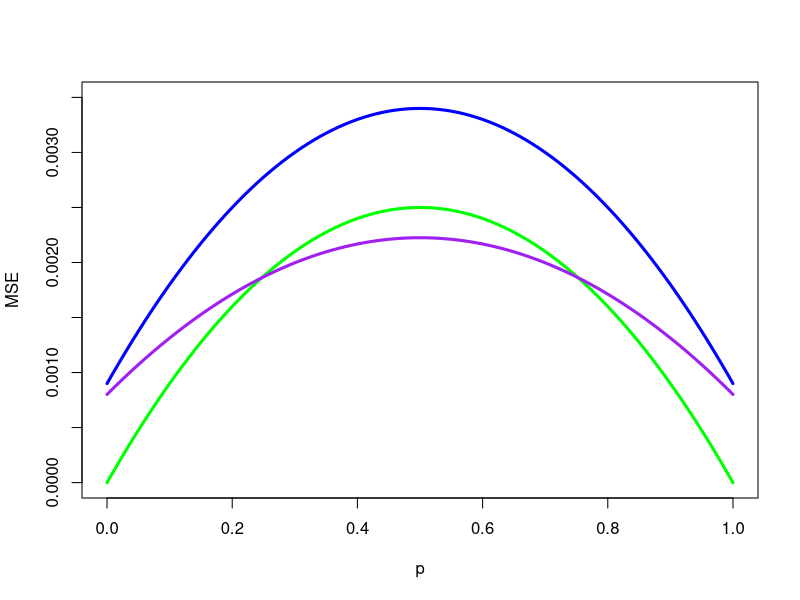

Here is the R script that generated this plot:
#R commands for MSE (three different estimators for p). 

p <- seq(0,1,.01)
n <- 100

mse1 <- p*(1-p)/n

mse2 <- p*(1-p)/n + .0009

mse3 <- n*p*(1-p)/106^2 + ((n*p-106*p+3)/106)^2
 
plot(p, mse2, type="l", col="blue", lwd=3, ylim=c(0,.0035), ylab="MSE")
points(p, mse1, type="l", col="green", lwd=3)
points(p, mse3, type="l", col="purple", lwd=3)
